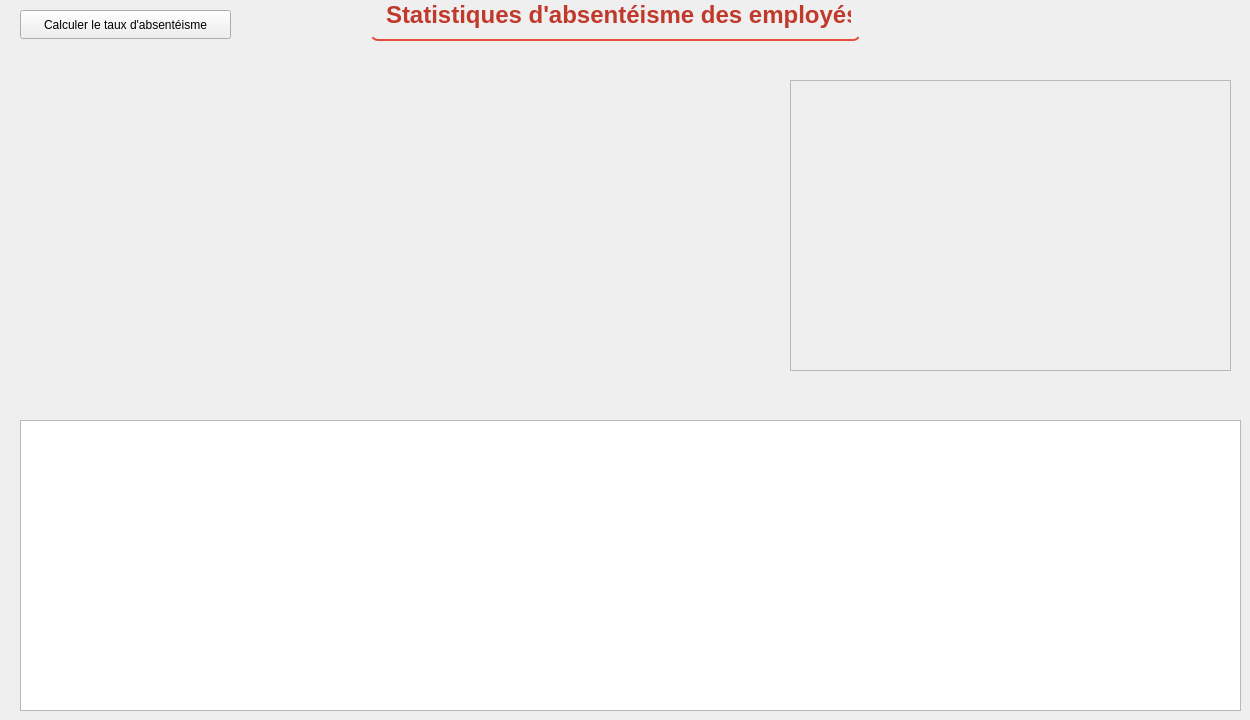
      <widget class="QWidget" name="Statistique">
       <attribute name="title">
        <string>Statistique</string>
       </attribute>
       <widget class="QPushButton" name="btn_stats_employes">
        <property name="geometry">
         <rect>
          <x>20</x>
          <y>10</y>
          <width>211</width>
          <height>29</height>
         </rect>
        </property>
        <property name="text">
         <string>Calculer le taux d'absentéisme</string>
        </property>
       </widget>
       <widget class="QLabel" name="label_statistiques">
        <property name="geometry">
         <rect>
          <x>10</x>
          <y>50</y>
          <width>601</width>
          <height>351</height>
         </rect>
        </property>
        <property name="text">
         <string/>
        </property>
       </widget>
       <widget class="QFrame" name="frame_stats">
        <property name="geometry">
         <rect>
          <x>790</x>
          <y>80</y>
          <width>441</width>
          <height>291</height>
         </rect>
        </property>
        <property name="frameShape">
         <enum>QFrame::Shape::StyledPanel</enum>
        </property>
        <property name="frameShadow">
         <enum>QFrame::Shadow::Raised</enum>
        </property>
        <layout class="QVBoxLayout" name="verticalLayout">
         <item>
          <widget class="QWidget" name="widget_4" native="true"/>
         </item>
        </layout>
       </widget>
       <widget class="QTableWidget" name="table_absences">
        <property name="geometry">
         <rect>
          <x>20</x>
          <y>420</y>
          <width>1221</width>
          <height>291</height>
         </rect>
        </property>
       </widget>
       <widget class="QLabel" name="label_11">
        <property name="geometry">
         <rect>
          <x>370</x>
          <y>-10</y>
          <width>491</width>
          <height>51</height>
         </rect>
        </property>
        <property name="styleSheet">
         <string notr="true">QLabel {
        color: #c0392b;               /* Rouge foncé élégant */
        font-size: 24px;              /* Grande taille de police */
        font-weight: bold;            /* Texte en gras */
        text-align: center;
        padding: 10px;                /* Espace intérieur */
        border-bottom: 2px solid #e74c3c;  /* Ligne décorative en bas */
        border-radius: 8px;           /* Coins arrondis */
        font-family: 'Segoe UI', sans-serif; /* Police moderne */
    }</string>
        </property>
        <property name="text">
         <string>Statistiques d'absentéisme des employés</string>
        </property>
       </widget>
      </widget>
